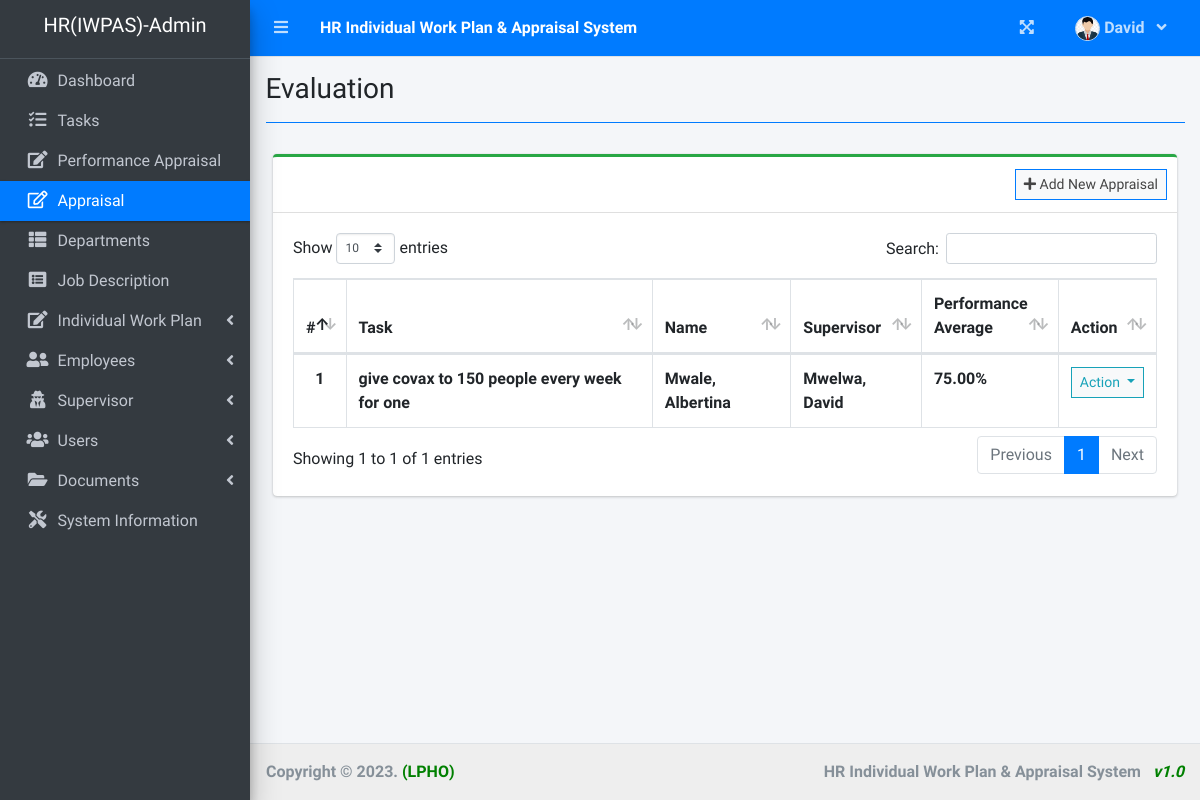
Page /index.php?page=evaluation (signed in) on the committed database.
### tables this page shows
CREATE TABLE `ratings` (
  `id` int(30) NOT NULL,
  `employee_id` int(30) NOT NULL,
  `task_id` int(30) NOT NULL,
  `supervisor_id` int(30) NOT NULL,
  `efficiency` int(11) NOT NULL,
  `timeliness` int(11) NOT NULL,
  `quality` int(11) NOT NULL,
  `accuracy` int(11) NOT NULL,
  `remarks` text NOT NULL,
  `date_created` datetime NOT NULL DEFAULT current_timestamp()
);

CREATE TABLE `task_list` (
  `id` int(30) NOT NULL,
  `task` varchar(200) NOT NULL,
  `description` text NOT NULL,
  `employee_id` int(30) NOT NULL,
  `due_date` date NOT NULL,
  `completed` date NOT NULL,
  `status` int(1) NOT NULL COMMENT '0=pending, 1=on-progress,3=Completed',
  `date_created` datetime NOT NULL DEFAULT current_timestamp()
);

### evaluation.php (the view, shortened to what this page needs)
<?php include 'db_connect.php' ?>
<div class="col-lg-12">
	<div class="card card-outline card-success">
		<div class="card-header">
			<div class="card-tools">
				<a class="btn btn-block btn-sm btn-default btn-flat border-primary" href="./index.php?page=new_evaluation"><i class="fa fa-plus"></i> Add New Appraisal</a>
			</div>
		</div>
		<div class="card-body">
			<table class="table tabe-hover table-bordered" id="list">
				<thead>
					<tr>
						<th class="text-center">#</th>
						<th>Task</th>
						<th>Name</th>
						<?php if ($_SESSION['login_type'] != 1) : ?>
							<th>Supervisor</th>
						<?php endif; ?>
						<th width="15%">Performance Average</th>
						<th>Action</th>
					</tr>
				</thead>
				<tbody>
					<?php
					$i = 1;
					$where = "";
					$qry = $conn->query("SELECT r.*,concat(e.lastname,', ',e.firstname,' ',e.middlename) as name,t.task,concat(ev.lastname,', ',ev.firstname,' ',ev.middlename) as ename,((((r.efficiency + r.timeliness + r.quality + r.accuracy)/4)/5) * 100) as pa FROM ratings r inner join employee_list e on e.id = r.employee_id inner join task_list t on t.id = r.task_id inner join supervisor_list ev on ev.id = r.supervisor_id $where order by concat(e.lastname,', ',e.firstname,' ',e.middlename) asc");
					while ($row = $qry->fetch_assoc()) :
					?>
						<tr>
							<th class="text-center"><?php echo $i++ ?></th>
							<td><b><?php echo ($row['task']) ?></b></td>
							<td><b><?php echo ucwords($row['name']) ?></b></td>
							<?php if ($_SESSION['login_type'] != 1) : ?>
								<td><b><?php echo ucwords($row['ename']) ?></b></td>
							<?php endif; ?>
							<td><b><?php echo number_format($row['pa'], 2) . "%" ?></b></td>
							<td class="text-center">
								<button type="button" class="btn btn-default btn-sm btn-flat border-info wave-effect text-info dropdown-toggle" data-toggle="dropdown" aria-expanded="true">
									Action
								</button>
							</td>
						</tr>
					<?php endwhile; ?>
				</tbody>
			</table>
		</div>
	</div>
</div>

### rows in the picture
ratings: task_list.task "give covax to 150 people every week for one", name "Mwale, Albertina", ename "Mwelwa, David", pa "75.00"

### other values in the picture
$_SESSION['system']['name'] "HR Individual Work Plan & Appraisal System"
$_SESSION['login_firstname'] "David"
$_SESSION['system']['short_form'] "HR(IWPAS)"
$title "Evaluation"
